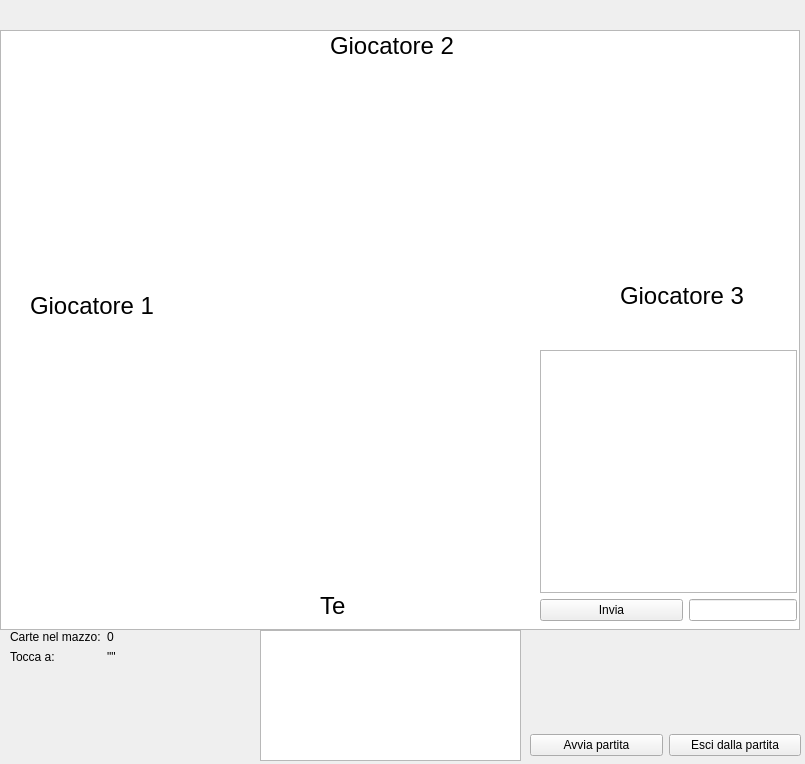
<?xml version="1.0" encoding="UTF-8"?>
<ui version="4.0">
 <class>GameWindow</class>
 <widget class="QMainWindow" name="GameWindow">
  <property name="geometry">
   <rect>
    <x>0</x>
    <y>0</y>
    <width>805</width>
    <height>764</height>
   </rect>
  </property>
  <property name="windowTitle">
   <string>Partita</string>
  </property>
  <property name="styleSheet">
   <string notr="true"/>
  </property>
  <widget class="QWidget" name="centralwidget">
   <widget class="QWidget" name="horizontalLayoutWidget">
    <property name="geometry">
     <rect>
      <x>530</x>
      <y>730</y>
      <width>271</width>
      <height>31</height>
     </rect>
    </property>
    <layout class="QHBoxLayout" name="horizontalLayout">
     <item>
      <widget class="QPushButton" name="pushButton">
       <property name="text">
        <string>Avvia partita</string>
       </property>
      </widget>
     </item>
     <item>
      <widget class="QPushButton" name="pushButton_2">
       <property name="text">
        <string>Esci dalla partita</string>
       </property>
      </widget>
     </item>
    </layout>
   </widget>
   <widget class="QWidget" name="formLayoutWidget">
    <property name="geometry">
     <rect>
      <x>10</x>
      <y>630</y>
      <width>241</width>
      <height>131</height>
     </rect>
    </property>
    <layout class="QFormLayout" name="formLayout">
     <item row="0" column="0">
      <widget class="QLabel" name="label">
       <property name="text">
        <string>Carte nel mazzo:</string>
       </property>
      </widget>
     </item>
     <item row="0" column="1">
      <widget class="QLabel" name="lbldn">
       <property name="text">
        <string>0</string>
       </property>
      </widget>
     </item>
     <item row="1" column="0">
      <widget class="QLabel" name="label_2">
       <property name="text">
        <string>Tocca a:</string>
       </property>
      </widget>
     </item>
     <item row="1" column="1">
      <widget class="QLabel" name="lblturno">
       <property name="text">
        <string>&quot;&quot;</string>
       </property>
      </widget>
     </item>
    </layout>
   </widget>
   <widget class="QLabel" name="lblp">
    <property name="geometry">
     <rect>
      <x>320</x>
      <y>590</y>
      <width>251</width>
      <height>31</height>
     </rect>
    </property>
    <property name="font">
     <font>
      <pointsize>18</pointsize>
     </font>
    </property>
    <property name="text">
     <string>Te</string>
    </property>
   </widget>
   <widget class="QLabel" name="lblp_2">
    <property name="geometry">
     <rect>
      <x>30</x>
      <y>290</y>
      <width>261</width>
      <height>31</height>
     </rect>
    </property>
    <property name="font">
     <font>
      <pointsize>18</pointsize>
     </font>
    </property>
    <property name="text">
     <string>Giocatore 1</string>
    </property>
   </widget>
   <widget class="QLabel" name="lblp_3">
    <property name="geometry">
     <rect>
      <x>330</x>
      <y>30</y>
      <width>321</width>
      <height>31</height>
     </rect>
    </property>
    <property name="font">
     <font>
      <pointsize>18</pointsize>
     </font>
    </property>
    <property name="text">
     <string>Giocatore 2</string>
    </property>
   </widget>
   <widget class="QLabel" name="lblp_4">
    <property name="geometry">
     <rect>
      <x>620</x>
      <y>280</y>
      <width>211</width>
      <height>31</height>
     </rect>
    </property>
    <property name="font">
     <font>
      <pointsize>18</pointsize>
     </font>
    </property>
    <property name="text">
     <string>Giocatore 3</string>
    </property>
   </widget>
   <widget class="QGraphicsView" name="graphicsView">
    <property name="geometry">
     <rect>
      <x>0</x>
      <y>30</y>
      <width>800</width>
      <height>600</height>
     </rect>
    </property>
    <property name="frameShape">
     <enum>QFrame::StyledPanel</enum>
    </property>
    <property name="frameShadow">
     <enum>QFrame::Sunken</enum>
    </property>
    <property name="lineWidth">
     <number>1</number>
    </property>
    <property name="verticalScrollBarPolicy">
     <enum>Qt::ScrollBarAlwaysOff</enum>
    </property>
    <property name="horizontalScrollBarPolicy">
     <enum>Qt::ScrollBarAlwaysOff</enum>
    </property>
    <property name="backgroundBrush">
     <brush brushstyle="SolidPattern">
      <color alpha="255">
       <red>9</red>
       <green>62</green>
       <blue>3</blue>
      </color>
     </brush>
    </property>
    <property name="sceneRect">
     <rectf>
      <x>0.000000000000000</x>
      <y>0.000000000000000</y>
      <width>800.000000000000000</width>
      <height>600.000000000000000</height>
     </rectf>
    </property>
    <property name="alignment">
     <set>Qt::AlignLeading|Qt::AlignLeft|Qt::AlignTop</set>
    </property>
   </widget>
   <widget class="QWidget" name="verticalLayoutWidget">
    <property name="geometry">
     <rect>
      <x>540</x>
      <y>350</y>
      <width>257</width>
      <height>271</height>
     </rect>
    </property>
    <layout class="QVBoxLayout" name="verticalLayout">
     <item>
      <widget class="QTextEdit" name="textEdit">
       <property name="locale">
        <locale language="Italian" country="Italy"/>
       </property>
       <property name="lineWidth">
        <number>1</number>
       </property>
       <property name="midLineWidth">
        <number>0</number>
       </property>
       <property name="lineWrapMode">
        <enum>QTextEdit::NoWrap</enum>
       </property>
       <property name="readOnly">
        <bool>true</bool>
       </property>
       <property name="cursorWidth">
        <number>0</number>
       </property>
       <property name="textInteractionFlags">
        <set>Qt::LinksAccessibleByMouse|Qt::TextSelectableByMouse</set>
       </property>
      </widget>
     </item>
     <item>
      <layout class="QHBoxLayout" name="horizontalLayout_2">
       <item>
        <widget class="QPushButton" name="pushButton_3">
         <property name="text">
          <string>Invia</string>
         </property>
        </widget>
       </item>
       <item>
        <widget class="QLineEdit" name="lineEdit">
         <property name="sizePolicy">
          <sizepolicy hsizetype="Fixed" vsizetype="Fixed">
           <horstretch>0</horstretch>
           <verstretch>0</verstretch>
          </sizepolicy>
         </property>
         <property name="locale">
          <locale language="Italian" country="Italy"/>
         </property>
        </widget>
       </item>
      </layout>
     </item>
    </layout>
   </widget>
   <widget class="QTreeView" name="scorelist">
    <property name="geometry">
     <rect>
      <x>260</x>
      <y>630</y>
      <width>261</width>
      <height>131</height>
     </rect>
    </property>
   </widget>
   <zorder>horizontalLayoutWidget</zorder>
   <zorder>formLayoutWidget</zorder>
   <zorder>graphicsView</zorder>
   <zorder>verticalLayoutWidget</zorder>
   <zorder>scorelist</zorder>
   <zorder>lblp</zorder>
   <zorder>lblp_2</zorder>
   <zorder>lblp_4</zorder>
   <zorder>lblp_3</zorder>
  </widget>
 </widget>
 <resources/>
 <connections/>
</ui>
